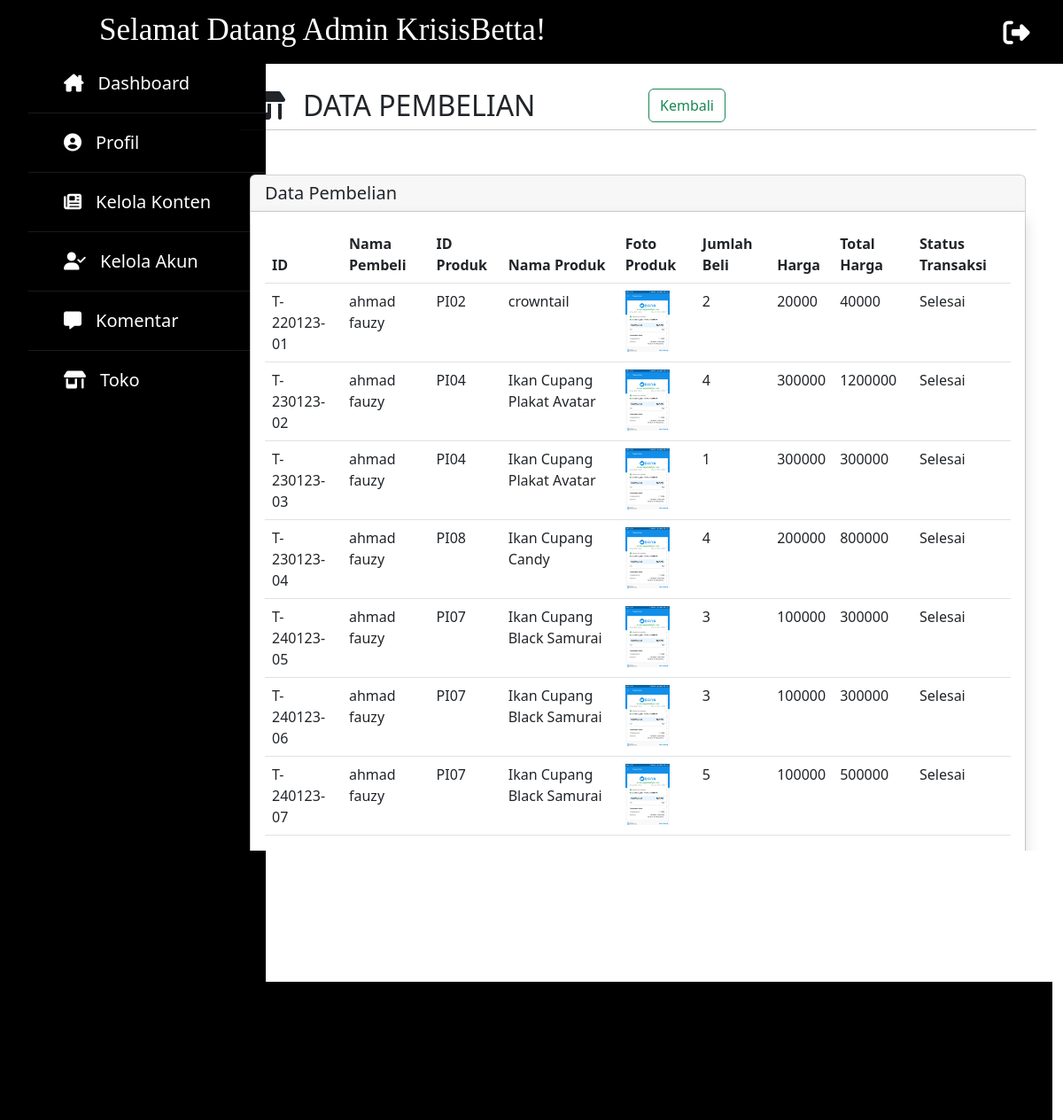
Screenshot of /program/admin/dashboard-admin-data-pembelian.php with the database file from the repository.
### tables this page shows
CREATE TABLE `data_transaksi` (
  `id_transaksi` varchar(12) NOT NULL,
  `nm_pembeli` varchar(25) NOT NULL,
  `id_produk` varchar(4) NOT NULL,
  `nm_produk` varchar(25) NOT NULL,
  `gambar` varchar(25) NOT NULL,
  `jmlh_beli` varchar(2) NOT NULL,
  `harga` varchar(12) NOT NULL,
  `total_harga` varchar(12) NOT NULL,
  `status_transaksi` varchar(15) NOT NULL
);

### program/admin/fungsi-admin.php (called while the page is built, shortened)
<?php
$koneksi = mysqli_connect("localhost","root","","kkp");
function query($query) {
    global $koneksi;
    $result = mysqli_query($koneksi, $query);
    $rows = [];
    while( $row = mysqli_fetch_assoc($result) ) {
        $rows[] = $row;
    }
    return $rows;
}
?>

### program/admin/dashboard-admin-data-pembelian.php (the view, shortened to what this page needs)
<?php
    require "fungsi-admin.php";
    $admin = query("SELECT * FROM data_transaksi");
?>
<!doctype html>
<html lang="en">
    <head>
        <link rel="stylesheet" type="text/css" href="admin.css">
        <link rel="stylesheet" type="text/css" href="sidebar.css">
        <link rel="stylesheet" type="text/css" href="fontawesome/css/all.css">
        <link href="https://cdn.jsdelivr.net/npm/bootstrap@5.2.0-beta1/dist/css/bootstrap.min.css" rel="stylesheet">
    </head>
    <body>
        <nav class="navbar navbar-expand-lg bg-black mx-auto fixed-top">
            <div class="container-fluid">
                <p class="h1">
                    <a class="navbar-brand text-white" href="dashboard-admin.php" style="font-size:35px; margin-left: 100px;">Selamat Datang Admin KrisisBetta!</a>
                </p>
                <div class="collapse navbar-collapse" id="navbarNavDropdown">
                    <a href="keluar-admin.php" onclick="return confirm('Apakah Anda Yakin Untuk Keluar?!')">
                        <span style="margin-left:500px; font-size:30px;"><i class="fa-solid fa-right-from-bracket text-white"></i></span>
                    </a>
                </div>
            </div>
        </nav>
        <div class="container-sm">
            <div class="row">
                <div class="col">
                    <div class="sidebar">
                        <ul>
                            <li><a href="dashboard-admin.php"><i class="fa-solid fa-house-chimney"></i>Dashboard</a></li>
                            <li><a href="dashboard-admin-profil.php"><i class="fa-solid fa-circle-user"></i>Profil</a></li>
                            <li><a href="dashboard-admin-konten.php"><i class="fa-solid fa-newspaper"></i>Kelola Konten</a></li>
                            <li><a href="dashboard-admin-akunadmin.php"><i class="fa-solid fa-user-check"></i>Kelola Akun</a></li>
                            <li><a href="dashboard-admin-kelolakomentar.php"><i class="fa-solid fa-message"></i></i>Komentar</a></li>
                            <li><a href="dashboard-admin-toko.php"><i class="fa-solid fa-shop"></i>Toko</a></li>
                        </ul>
                    </div>
                </div>
                <div class="col" id="kol-dashboard">
                    <div class="row" id="header-dashboard">
                        <div class="col-6 col-sm-6">
                            <span>
                                <h2><i class="fa-solid fa-shop"></i>DATA PEMBELIAN</h2>
                            </span>
                        </div>
                        <div class="col-6 col-sm-6">
                            <a href="dashboard-admin-toko.php" type="button" class="btn btn-outline-success">Kembali</a>
                        </div>
                        <hr style="width:900px; margin-bottom:50px;">
                    </div>
                    <div class="row">
                        <div class="col-sm-12">
                            <div class="card">
                            <h5 class="card-header"> Data Pembelian</h5>
                                <div class="card-body shadow">
                                    <table class="table mb-5">
                                        <thead>
                                            <tr>
                                            <th scope="col">ID</th>
                                            <th scope="col">Nama Pembeli</th>
                                            <th scope="col">ID Produk</th>
                                            <th scope="col">Nama Produk</th>
                                            <th scope="col">Foto Produk</th>
                                            <th scope="col">Jumlah Beli</th>
                                            <th scope="col">Harga</th>
                                            <th scope="col">Total Harga</th>
                                            <th scope="col">Status Transaksi</th>
                                            </tr>
                                        </thead>
                                        <tbody>
                                            <?php foreach ($admin as $row) : ?>
                                                <tr>
                                                    <td><?=$row["id_transaksi"];?></td>
                                                    <td><?=$row["nm_pembeli"];?></td>
                                                    <td><?=$row["id_produk"];?></td>
                                                    <td><?=$row["nm_produk"];?></td>
                                                    <td>
                                                        <img src="../../img/upload/<?=$row["gambar"];?>" alt="" width="50">
                                                    </td>
                                                    <td><?=$row["jmlh_beli"];?></td>
                                                    <td><?=$row["harga"];?></td>
                                                    <td><?=$row["total_harga"];?></td>
                                                    <td><?=$row["status_transaksi"];?></td>
                                                </tr>
                                            <?php endforeach; ?>
                                        </tbody>
                                    </table>
                                </div>
                            </div>
                        </div>
                    </div>
                </div>
            </div>
        </div>
        <div class="row bg-black" style="width:100%; padding-left:200px; position:absolute;">
            <p class="h1 mt-5 mb-5">
                <a class="navbar-brand text-success" href="dashboard-admin.php" style="font-size:50px; margin-left: -100px;">KrisisBetta</a>
            </p>
        </div>
    </body>
</html>

### program/admin/admin.css (style rules this page uses)
.h1 { font-family: cooper black; text-align: center; }
#kol-dashboard { margin-left: -600px; margin-bottom: 100px; }
#header-dashboard { margin-top: 100px; }
#header-dashboard i { margin-right: 20px; }

### program/admin/sidebar.css (style rules this page uses)
* { padding: 0; margin: 0; list-style: none; text-decoration: none; }
body { font-family: 'Roboto', sans-serif; }
.sidebar { position: fixed; left: 0px; top: 60px; width: 300px; height: 100%; background: #000000; transition: all .5s ease; }
.sidebar ul a { display: block; height: 100%; width: 100%; line-height: 65px; font-size: 20px; color: white; padding-left: 40px; box-sizing: border-box; border-bottom: 1px solid black; border-top: 1px solid rgba(255,255,255,.1); transition: .4s; text-decoration: none; }
.sidebar ul a i { margin-right: 16px; }

### rows the page displays
data_transaksi: id_transaksi "T-220123-01", nm_pembeli "ahmad fauzy", id_produk "PI02", nm_produk "crowntail", gambar (picture), jmlh_beli "2", harga "20000", total_harga "40000", status_transaksi "Selesai"
data_transaksi: id_transaksi "T-230123-02", nm_pembeli "ahmad fauzy", id_produk "PI04", nm_produk "Ikan Cupang Plakat Avatar", gambar (picture), jmlh_beli "4", harga "300000", total_harga "1200000", status_transaksi "Selesai"
data_transaksi: id_transaksi "T-230123-03", nm_pembeli "ahmad fauzy", id_produk "PI04", nm_produk "Ikan Cupang Plakat Avatar", gambar (picture), jmlh_beli "1", harga "300000", total_harga "300000", status_transaksi "Selesai"
data_transaksi: id_transaksi "T-230123-04", nm_pembeli "ahmad fauzy", id_produk "PI08", nm_produk "Ikan Cupang Candy", gambar (picture), jmlh_beli "4", harga "200000", total_harga "800000", status_transaksi "Selesai"
data_transaksi: id_transaksi "T-240123-05", nm_pembeli "ahmad fauzy", id_produk "PI07", nm_produk "Ikan Cupang Black Samurai", gambar (picture), jmlh_beli "3", harga "100000", total_harga "300000", status_transaksi "Selesai"
data_transaksi: id_transaksi "T-240123-06", nm_pembeli "ahmad fauzy", id_produk "PI07", nm_produk "Ikan Cupang Black Samurai", gambar (picture), jmlh_beli "3", harga "100000", total_harga "300000", status_transaksi "Selesai"
data_transaksi: id_transaksi "T-240123-07", nm_pembeli "ahmad fauzy", id_produk "PI07", nm_produk "Ikan Cupang Black Samurai", gambar (picture), jmlh_beli "5", harga "100000", total_harga "500000", status_transaksi "Selesai"
